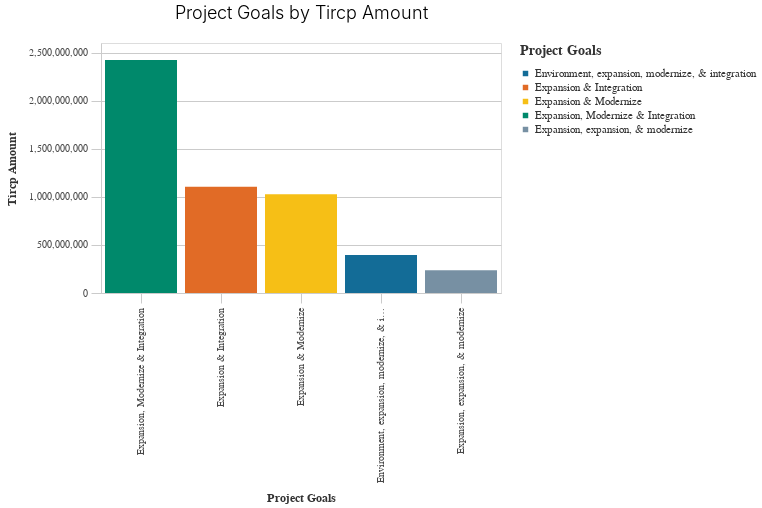

The cell this chart's notebook holds for it:
### Code cell
Project_Goals_TIRCP = TIRCP_functions.basic_bar_chart(keyword_df3, 'Project_Goals','TIRCP_Amount','Project_Goals') 
Project_Goals_TIRCP

### Figure 1 — Vega-Lite specification as saved in the notebook (floating-point values rounded to 4 significant figures)
{"config": {"view": {"continuousWidth": 400, "continuousHeight": 300}, "axis": {"domainColor": "#cbcbcb", "grid": true, "gridColor": "#cbcbcb", "gridWidth": 1, "labelColor": "#474747", "labelFont": "Nunito Sans", "labelFontSize": 10, "labelPadding": 4, "tickColor": "#cbcbcb", "tickSize": 10, "titleColor": "#333", "titleFont": "Raleway", "titleFontSize": 12, "titlePadding": 10}, "axisBand": {"grid": false}, "background": "white", "font": "Raleway", "header": {"labelFont": "Nunito Sans", "titleFont": "Raleway"}, "legend": {"labelColor": "#333", "labelFont": "Nunito Sans", "labelFontSize": 11, "labelLimit": 0, "padding": 1, "symbolSize": 30, "symbolType": "square", "titleColor": "#333", "titleFont": "Raleway", "titleFontSize": 14, "titlePadding": 10}, "title": {"anchor": "middle", "font": "Raleway", "fontSize": 18, "fontWeight": 300, "offset": 20}}, "data": {"name": "data-81a9ad51cb5f2678c448d67e4a511011"}, "mark": "bar", "encoding": {"color": {"field": "Project_Goals", "legend": {"title": "Project Goals"}, "scale": {"range": ["#136C97", "#E16B26", "#F6BF16", "#00896B", "#7790A3", "#5B559C"]}, "type": "nominal"}, "x": {"field": "Project_Goals", "sort": "-y", "title": "Project Goals", "type": "nominal"}, "y": {"field": "TIRCP_Amount", "title": "Tircp Amount", "type": "quantitative"}}, "height": 250, "title": "Project Goals by Tircp Amount", "width": 400, "$schema": "https://vega.github.io/schema/vega-lite/v4.17.0.json", "datasets": {"data-81a9ad51cb5f2678c448d67e4a511011": [{"environment": 0, "expansion": 1, "safety": 0, "modernize": 0, "integration": 0, "project_categories": 1, "PPNO": 9, "TIRCP_Amount": 236200000.0, "TIRCP_Amount_Mean": 23620000.0, "Project_Goals": "Expansion, expansion, & modernize"}, {"environment": 1, "expansion": 1, "safety": 0, "modernize": 1, "integration": 1, "project_categories": 4, "PPNO": 9, "TIRCP_Amount": 394800000.0, "TIRCP_Amount_Mean": 43870000.0, "Project_Goals": "Environment, expansion, modernize, & integration"}, {"environment": 0, "expansion": 1, "safety": 0, "modernize": 1, "integration": 0, "project_categories": 2, "PPNO": 9, "TIRCP_Amount": 1028000000.0, "TIRCP_Amount_Mean": 102800000.0, "Project_Goals": "Expansion & Modernize"}, {"environment": 0, "expansion": 1, "safety": 0, "modernize": 0, "integration": 1, "project_categories": 2, "PPNO": 10, "TIRCP_Amount": 1105000000.0, "TIRCP_Amount_Mean": 110500000.0, "Project_Goals": "Expansion & Integration"}, {"environment": 0, "expansion": 1, "safety": 0, "modernize": 1, "integration": 1, "project_categories": 3, "PPNO": 8, "TIRCP_Amount": 2423000000.0, "TIRCP_Amount_Mean": 302900000.0, "Project_Goals": "Expansion, Modernize & Integration"}]}}
